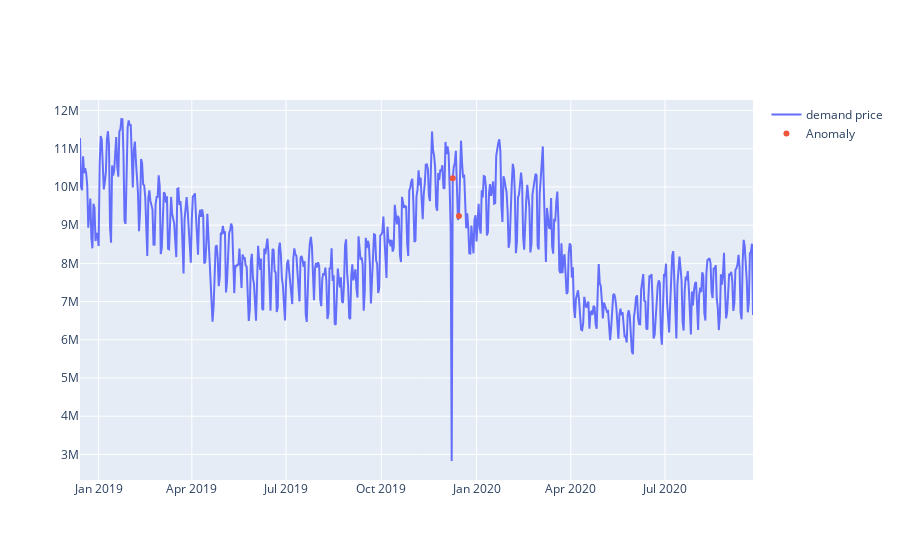

Notebook source saved alongside this figure:
### Code cell
fig = go.Figure()
fig.add_trace(go.Scatter(x=test[time_steps:].timestamp, y=scaler.inverse_transform(test[time_steps:].demand), mode='lines', name='demand price'))

#plot line to indicate threshold
fig.add_trace(go.Scatter(x=anamolies.timestamp, y=scaler.inverse_transform(anamolies.demand), mode='markers', name='Anomaly'))
fig.update_layout(showlegend = True)
fig.show()

### Figure 1 — Plotly figure (JSON) as saved in the notebook; plotly's stock layout.template omitted (floating-point values rounded to 4 significant figures; data arrays with more than 128 entries replaced by an {"elided": "..."} marker saying what was removed)
{"data": [{"mode": "lines", "name": "demand price", "type": "scatter", "x": {"elided": "651 str values"}, "y": {"elided": "651 int values"}}, {"mode": "markers", "name": "Anomaly", "type": "scatter", "x": ["2019-12-09", "2019-12-15"], "y": [10228382, 9237952]}], "layout": {"showlegend": true}}
